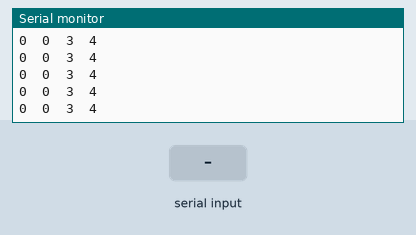
This sketch was run on a simulated Arduino Uno, built with avr-gcc and run on an emulated ATmega328P. On the bench: the last lines printed to the serial monitor. Inputs (shaded band) come from the test bench.

Above: at 1.2 s.
1.3 s: "90,45," received over Serial
At 2.1 s:
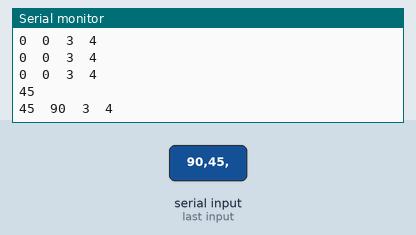
3.8 s: "1,90," received over Serial
At 4.6 s:
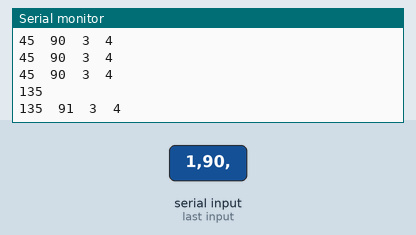
6.8 s: "30,150," received over Serial
At 7.3 s:
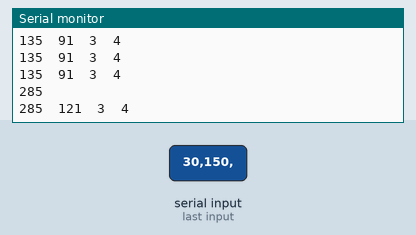
Timing chart, 0 to 9.8 s (numbered marks = the images above; inputs shaded):
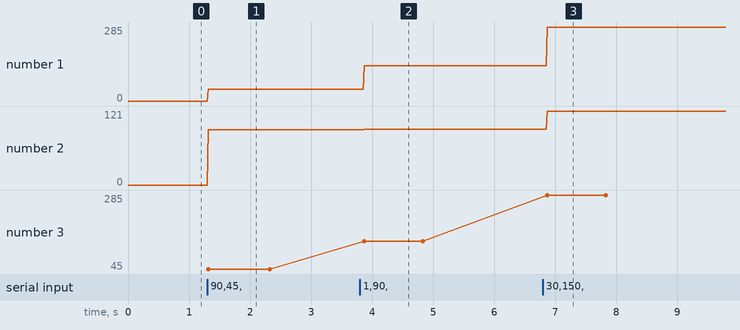

Measured:
- after the input at 1.3 s, the serial monitor: prints a new line at once (image 1)
- after the input at 3.8 s, the serial monitor: prints a new line after 0.07 s (image 2)
- after the input at 6.8 s, the serial monitor: prints a new line after 0.07 s (image 3)
- plotted number 1: 0 → 45 after the input at 1.3 s, 45 → 135 after the input at 3.8 s, 135 → 285 after the input at 6.8 s
- plotted number 2: 0 → 90 after the input at 1.3 s, 90 → 91 after the input at 3.8 s, 91 → 121 after the input at 6.8 s
- plotted number 3: 45 → 135 after the input at 3.8 s, 135 → 285 after the input at 6.8 s

The sketch:

talktest.ino
```cpp
String rd;
int x;
int y;
void setup() {
  // put your setup code here, to run once:
  Serial.begin(9600);

}

void loop() {


//Read new data as it is sent
  if (Serial.available() > 0) {
    // read the incoming byte:
    rd = Serial.readStringUntil(',');
    y+=rd.toInt();
    x += Serial.parseInt();

    Serial.println(x);

    }


  Serial.print(x);
  Serial.print("\t");
  Serial.print(y);
  Serial.print("\t");
  Serial.print(3);
  Serial.print("\t");
  Serial.println(4);

delay(10);
}
```
